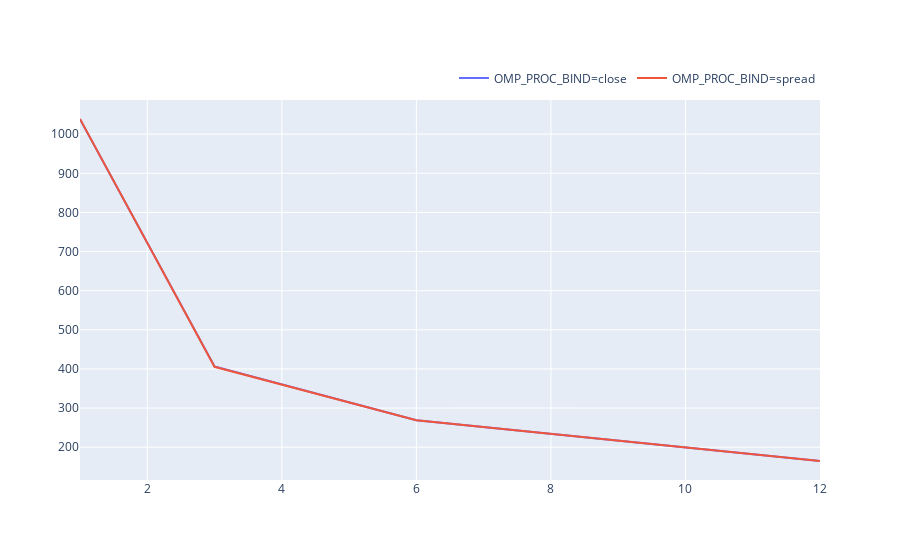

Write notebook code for a chart like this one.
### Code cell
plot([
  "ompscaling/20240509_225938_2thin_ompscaling.txt",
  "ompscaling/20240509_233604_2thin_ompscaling.txt"
], "places", [
  "OMP_PROC_BIND=close",
  "OMP_PROC_BIND=spread"
])

### Figure 1 — Plotly figure (JSON) as saved in the notebook; plotly's stock layout.template omitted (floating-point values rounded to 4 significant figures)
{"data": [{"mode": "lines", "name": "OMP_PROC_BIND=close", "type": "scatter", "x": [12, 6, 3, 1], "xaxis": "x", "y": [164.9, 269.0, 406.5, 1038.0], "yaxis": "y"}, {"mode": "lines", "name": "OMP_PROC_BIND=spread", "type": "scatter", "x": [12, 6, 3, 1], "xaxis": "x", "y": [164.7, 268.8, 405.4, 1039.0], "yaxis": "y"}], "layout": {"legend": {"orientation": "h", "x": 1, "xanchor": "right", "y": 1.02, "yanchor": "bottom"}, "xaxis": {"anchor": "y", "domain": [0, 1]}, "yaxis": {"anchor": "x", "domain": [0, 1]}}}
